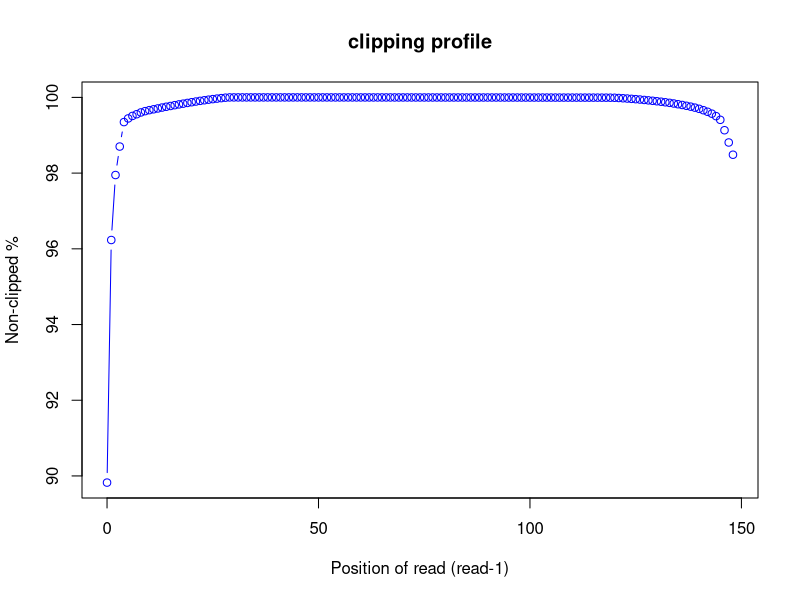
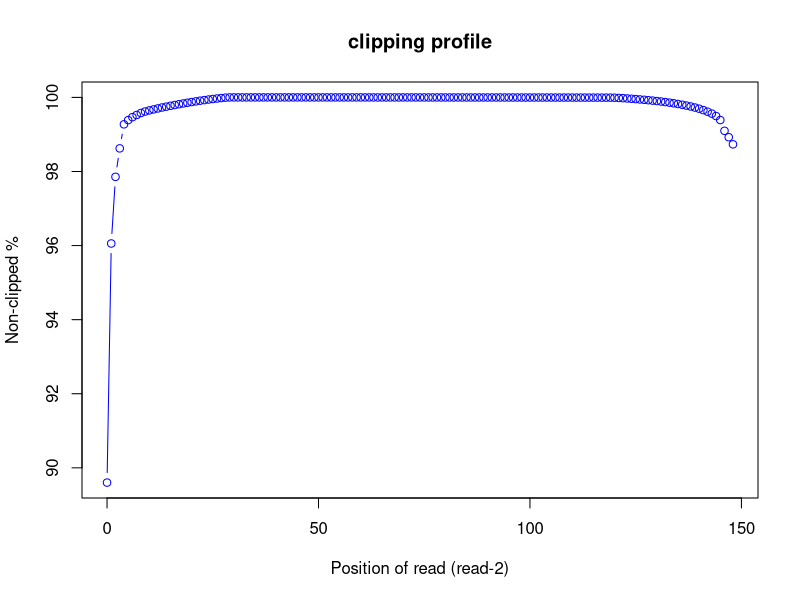

Generate these figures, in order, with R:
pdf("outputs/mapping_outputs/SRR11647706/clipping_profile.clipping_profile.R1.pdf")
read_pos=c(0,1,2,3,4,5,6,7,8,9,10,11,12,13,14,15,16,17,18,19,20,21,22,23,24,25,26,27,28,29,30,31,32,33,34,35,36,37,38,39,40,41,42,43,44,45,46,47,48,49,50,51,52,53,54,55,56,57,58,59,60,61,62,63,64,65,66,67,68,69,70,71,72,73,74,75,76,77,78,79,80,81,82,83,84,85,86,87,88,89,90,91,92,93,94,95,96,97,98,99,100,101,102,103,104,105,106,107,108,109,110,111,112,113,114,115,116,117,118,119,120,121,122,123,124,125,126,127,128,129,130,131,132,133,134,135,136,137,138,139,140,141,142,143,144,145,146,147,148)
r1_clip_count=c(2119475.0,784660.0,427082.0,270382.0,135814.0,115666.0,101954.0,92557.0,82770.0,75571.0,70155.0,65390.0,60778.0,55867.0,51455.0,47164.0,42755.0,38482.0,34435.0,30430.0,26522.0,22725.0,18991.0,15641.0,12450.0,9429.0,6620.0,3999.0,1507.0,0,0,0,1.0,2.0,2.0,1.0,0,2.0,4.0,11.0,10.0,14.0,18.0,19.0,20.0,22.0,29.0,38.0,45.0,56.0,69.0,82.0,89.0,91.0,108.0,103.0,105.0,120.0,133.0,137.0,156.0,172.0,171.0,192.0,197.0,204.0,218.0,240.0,249.0,263.0,278.0,285.0,298.0,324.0,337.0,351.0,372.0,377.0,387.0,420.0,420.0,414.0,446.0,461.0,461.0,468.0,462.0,468.0,479.0,495.0,484.0,503.0,511.0,549.0,594.0,619.0,624.0,662.0,699.0,709.0,744.0,769.0,770.0,801.0,831.0,853.0,872.0,930.0,947.0,996.0,1019.0,1030.0,1063.0,1082.0,1117.0,1156.0,1202.0,1308.0,1407.0,1592.0,1937.0,3220.0,4670.0,6209.0,7925.0,9705.0,11714.0,13978.0,16226.0,18585.0,21126.0,23744.0,26759.0,29887.0,33489.0,37515.0,41625.0,46195.0,50892.0,56280.0,62807.0,70386.0,79074.0,89444.0,103110.0,123336.0,180559.0,248042.0,315383.0)
r1_nonclip_count = 20828429 - r1_clip_count
plot(read_pos, r1_nonclip_count*100/(r1_clip_count + r1_nonclip_count),col="blue",main="clipping profile",xlab="Position of read (read-1)",ylab="Non-clipped %",type="b")
dev.off()
pdf("outputs/mapping_outputs/SRR11647706/clipping_profile.clipping_profile.R2.pdf")
read_pos=c(0,1,2,3,4,5,6,7,8,9,10,11,12,13,14,15,16,17,18,19,20,21,22,23,24,25,26,27,28,29,30,31,32,33,34,35,36,37,38,39,40,41,42,43,44,45,46,47,48,49,50,51,52,53,54,55,56,57,58,59,60,61,62,63,64,65,66,67,68,69,70,71,72,73,74,75,76,77,78,79,80,81,82,83,84,85,86,87,88,89,90,91,92,93,94,95,96,97,98,99,100,101,102,103,104,105,106,107,108,109,110,111,112,113,114,115,116,117,118,119,120,121,122,123,124,125,126,127,128,129,130,131,132,133,134,135,136,137,138,139,140,141,142,143,144,145,146,147,148)
r2_clip_count=c(2145177.0,813572.0,442392.0,283834.0,149917.0,126374.0,110083.0,97958.0,86816.0,78665.0,72299.0,66853.0,61473.0,56154.0,51502.0,46862.0,42263.0,37979.0,33868.0,29724.0,25781.0,22039.0,18307.0,15056.0,11856.0,8909.0,6110.0,3637.0,1370.0,0,0,0,0,0,3.0,3.0,3.0,4.0,5.0,9.0,12.0,12.0,14.0,16.0,18.0,21.0,24.0,29.0,46.0,57.0,62.0,64.0,66.0,81.0,90.0,96.0,101.0,103.0,115.0,122.0,117.0,125.0,131.0,136.0,135.0,140.0,148.0,150.0,152.0,161.0,171.0,182.0,181.0,192.0,212.0,229.0,236.0,257.0,281.0,306.0,321.0,325.0,349.0,361.0,373.0,385.0,386.0,388.0,418.0,427.0,438.0,449.0,451.0,459.0,506.0,509.0,528.0,558.0,586.0,603.0,610.0,625.0,626.0,650.0,700.0,713.0,739.0,755.0,782.0,829.0,854.0,880.0,902.0,933.0,981.0,1047.0,1074.0,1144.0,1223.0,1349.0,1646.0,2956.0,4328.0,5863.0,7558.0,9303.0,11276.0,13352.0,15577.0,17822.0,20345.0,22955.0,26015.0,29251.0,32695.0,36746.0,40928.0,45575.0,50540.0,56384.0,62882.0,70761.0,79589.0,90292.0,103741.0,125983.0,186051.0,221852.0,261348.0)
r2_nonclip_count = 20629536 - r2_clip_count
plot(read_pos, r2_nonclip_count*100/(r2_clip_count + r2_nonclip_count),col="blue",main="clipping profile",xlab="Position of read (read-2)",ylab="Non-clipped %",type="b")
dev.off()
